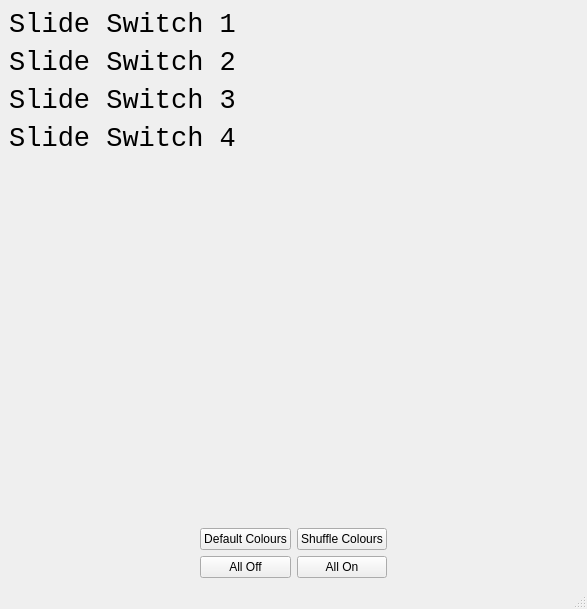
<?xml version="1.0" encoding="UTF-8"?>
<ui version="4.0">
 <class>MainWindow</class>
 <widget class="QMainWindow" name="MainWindow">
  <property name="geometry">
   <rect>
    <x>0</x>
    <y>0</y>
    <width>587</width>
    <height>609</height>
   </rect>
  </property>
  <property name="sizePolicy">
   <sizepolicy hsizetype="Preferred" vsizetype="Fixed">
    <horstretch>0</horstretch>
    <verstretch>0</verstretch>
   </sizepolicy>
  </property>
  <property name="windowTitle">
   <string>MainWindow</string>
  </property>
  <widget class="QWidget" name="centralwidget">
   <layout class="QGridLayout" name="gridLayout_2">
    <item row="0" column="0">
     <layout class="QGridLayout" name="gridLayout">
      <item row="0" column="0">
       <layout class="QVBoxLayout" name="verticalLayout_5">
        <item>
         <layout class="QHBoxLayout" name="horizontalLayout">
          <item>
           <widget class="QLabel" name="label01">
            <property name="font">
             <font>
              <family>Consolas</family>
              <pointsize>20</pointsize>
              <weight>50</weight>
              <bold>false</bold>
             </font>
            </property>
            <property name="text">
             <string>Slide Switch 1</string>
            </property>
            <property name="alignment">
             <set>Qt::AlignCenter</set>
            </property>
           </widget>
          </item>
          <item>
           <widget class="SlideSwitch" name="slideSwitch01" native="true">
            <property name="enabled">
             <bool>true</bool>
            </property>
            <property name="sizePolicy">
             <sizepolicy hsizetype="Expanding" vsizetype="Minimum">
              <horstretch>0</horstretch>
              <verstretch>0</verstretch>
             </sizepolicy>
            </property>
            <property name="font">
             <font>
              <family>Consolas</family>
              <pointsize>6</pointsize>
             </font>
            </property>
           </widget>
          </item>
         </layout>
        </item>
        <item>
         <layout class="QHBoxLayout" name="horizontalLayout_2">
          <item>
           <widget class="QLabel" name="label02">
            <property name="font">
             <font>
              <family>Consolas</family>
              <pointsize>20</pointsize>
              <weight>50</weight>
              <bold>false</bold>
             </font>
            </property>
            <property name="text">
             <string>Slide Switch 2</string>
            </property>
            <property name="alignment">
             <set>Qt::AlignCenter</set>
            </property>
           </widget>
          </item>
          <item>
           <widget class="SlideSwitch" name="slideSwitch02" native="true">
            <property name="enabled">
             <bool>true</bool>
            </property>
            <property name="sizePolicy">
             <sizepolicy hsizetype="Expanding" vsizetype="Minimum">
              <horstretch>0</horstretch>
              <verstretch>0</verstretch>
             </sizepolicy>
            </property>
            <property name="font">
             <font>
              <family>Consolas</family>
              <pointsize>6</pointsize>
             </font>
            </property>
           </widget>
          </item>
         </layout>
        </item>
        <item>
         <layout class="QHBoxLayout" name="horizontalLayout_3">
          <item>
           <widget class="QLabel" name="label03">
            <property name="font">
             <font>
              <family>Consolas</family>
              <pointsize>20</pointsize>
              <weight>50</weight>
              <bold>false</bold>
             </font>
            </property>
            <property name="text">
             <string>Slide Switch 3</string>
            </property>
            <property name="alignment">
             <set>Qt::AlignCenter</set>
            </property>
           </widget>
          </item>
          <item>
           <widget class="SlideSwitch" name="slideSwitch03" native="true">
            <property name="enabled">
             <bool>true</bool>
            </property>
            <property name="sizePolicy">
             <sizepolicy hsizetype="Expanding" vsizetype="Minimum">
              <horstretch>0</horstretch>
              <verstretch>0</verstretch>
             </sizepolicy>
            </property>
            <property name="font">
             <font>
              <family>Consolas</family>
              <pointsize>6</pointsize>
             </font>
            </property>
           </widget>
          </item>
         </layout>
        </item>
        <item>
         <layout class="QHBoxLayout" name="horizontalLayout_4">
          <item>
           <widget class="QLabel" name="label04">
            <property name="font">
             <font>
              <family>Consolas</family>
              <pointsize>20</pointsize>
              <weight>50</weight>
              <bold>false</bold>
             </font>
            </property>
            <property name="text">
             <string>Slide Switch 4</string>
            </property>
            <property name="alignment">
             <set>Qt::AlignCenter</set>
            </property>
           </widget>
          </item>
          <item>
           <widget class="SlideSwitch" name="slideSwitch04" native="true">
            <property name="enabled">
             <bool>true</bool>
            </property>
            <property name="sizePolicy">
             <sizepolicy hsizetype="Expanding" vsizetype="Minimum">
              <horstretch>0</horstretch>
              <verstretch>0</verstretch>
             </sizepolicy>
            </property>
            <property name="font">
             <font>
              <family>Consolas</family>
              <pointsize>6</pointsize>
             </font>
            </property>
           </widget>
          </item>
         </layout>
        </item>
       </layout>
      </item>
      <item row="1" column="0">
       <layout class="QHBoxLayout" name="horizontalLayout_6">
        <item>
         <spacer name="horizontalSpacer_3">
          <property name="orientation">
           <enum>Qt::Horizontal</enum>
          </property>
          <property name="sizeType">
           <enum>QSizePolicy::MinimumExpanding</enum>
          </property>
          <property name="sizeHint" stdset="0">
           <size>
            <width>40</width>
            <height>20</height>
           </size>
          </property>
         </spacer>
        </item>
        <item>
         <layout class="QHBoxLayout" name="horizontalLayout_5">
          <item>
           <widget class="SlideSwitch" name="slideSwitch05" native="true">
            <property name="enabled">
             <bool>true</bool>
            </property>
            <property name="sizePolicy">
             <sizepolicy hsizetype="Minimum" vsizetype="Expanding">
              <horstretch>0</horstretch>
              <verstretch>0</verstretch>
             </sizepolicy>
            </property>
            <property name="font">
             <font>
              <family>Consolas</family>
              <pointsize>6</pointsize>
             </font>
            </property>
           </widget>
          </item>
          <item>
           <widget class="SlideSwitch" name="slideSwitch06" native="true">
            <property name="enabled">
             <bool>true</bool>
            </property>
            <property name="sizePolicy">
             <sizepolicy hsizetype="Minimum" vsizetype="Expanding">
              <horstretch>0</horstretch>
              <verstretch>0</verstretch>
             </sizepolicy>
            </property>
            <property name="font">
             <font>
              <family>Consolas</family>
              <pointsize>6</pointsize>
             </font>
            </property>
           </widget>
          </item>
          <item>
           <widget class="SlideSwitch" name="slideSwitch07" native="true">
            <property name="enabled">
             <bool>true</bool>
            </property>
            <property name="sizePolicy">
             <sizepolicy hsizetype="Minimum" vsizetype="Expanding">
              <horstretch>0</horstretch>
              <verstretch>0</verstretch>
             </sizepolicy>
            </property>
            <property name="font">
             <font>
              <family>Consolas</family>
              <pointsize>6</pointsize>
             </font>
            </property>
           </widget>
          </item>
          <item>
           <widget class="SlideSwitch" name="slideSwitch08" native="true">
            <property name="enabled">
             <bool>true</bool>
            </property>
            <property name="sizePolicy">
             <sizepolicy hsizetype="Minimum" vsizetype="Expanding">
              <horstretch>0</horstretch>
              <verstretch>0</verstretch>
             </sizepolicy>
            </property>
            <property name="font">
             <font>
              <family>Consolas</family>
              <pointsize>6</pointsize>
             </font>
            </property>
           </widget>
          </item>
         </layout>
        </item>
        <item>
         <spacer name="horizontalSpacer_4">
          <property name="orientation">
           <enum>Qt::Horizontal</enum>
          </property>
          <property name="sizeType">
           <enum>QSizePolicy::MinimumExpanding</enum>
          </property>
          <property name="sizeHint" stdset="0">
           <size>
            <width>40</width>
            <height>20</height>
           </size>
          </property>
         </spacer>
        </item>
       </layout>
      </item>
      <item row="2" column="0">
       <layout class="QGridLayout" name="gridLayout_3">
        <item row="0" column="3">
         <widget class="QPushButton" name="btnShuffle">
          <property name="sizePolicy">
           <sizepolicy hsizetype="Preferred" vsizetype="Fixed">
            <horstretch>0</horstretch>
            <verstretch>0</verstretch>
           </sizepolicy>
          </property>
          <property name="text">
           <string>Shuffle Colours</string>
          </property>
         </widget>
        </item>
        <item row="0" column="1">
         <widget class="QPushButton" name="btnDefault">
          <property name="sizePolicy">
           <sizepolicy hsizetype="Preferred" vsizetype="Fixed">
            <horstretch>0</horstretch>
            <verstretch>0</verstretch>
           </sizepolicy>
          </property>
          <property name="text">
           <string>Default Colours</string>
          </property>
         </widget>
        </item>
        <item row="1" column="1">
         <widget class="QPushButton" name="btnAllOff">
          <property name="text">
           <string>All Off</string>
          </property>
         </widget>
        </item>
        <item row="1" column="3">
         <widget class="QPushButton" name="btnAllOn">
          <property name="text">
           <string>All On</string>
          </property>
         </widget>
        </item>
        <item row="1" column="4">
         <spacer name="horizontalSpacer">
          <property name="orientation">
           <enum>Qt::Horizontal</enum>
          </property>
          <property name="sizeHint" stdset="0">
           <size>
            <width>40</width>
            <height>20</height>
           </size>
          </property>
         </spacer>
        </item>
        <item row="1" column="0">
         <spacer name="horizontalSpacer_2">
          <property name="orientation">
           <enum>Qt::Horizontal</enum>
          </property>
          <property name="sizeHint" stdset="0">
           <size>
            <width>40</width>
            <height>20</height>
           </size>
          </property>
         </spacer>
        </item>
       </layout>
      </item>
     </layout>
    </item>
   </layout>
  </widget>
  <widget class="QMenuBar" name="menubar">
   <property name="geometry">
    <rect>
     <x>0</x>
     <y>0</y>
     <width>587</width>
     <height>31</height>
    </rect>
   </property>
  </widget>
  <widget class="QStatusBar" name="statusbar"/>
 </widget>
 <customwidgets>
  <customwidget>
   <class>SlideSwitch</class>
   <extends>QWidget</extends>
   <header>slideSwitch.h</header>
   <container>1</container>
  </customwidget>
 </customwidgets>
 <resources/>
 <connections/>
</ui>
